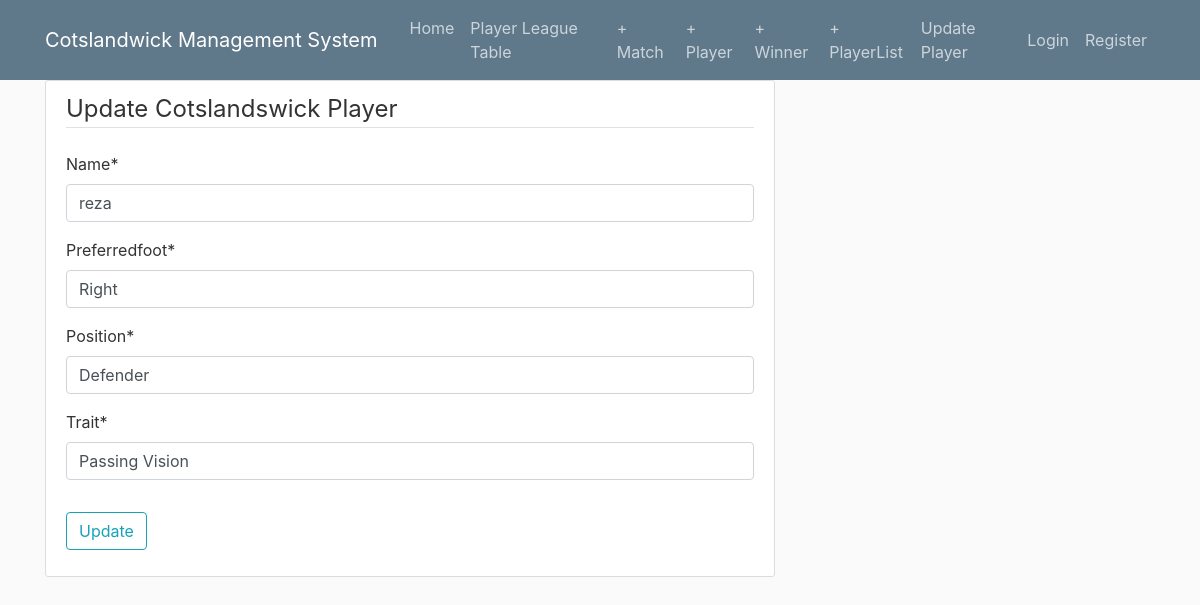
The app's page /players/95/edit/, older data.
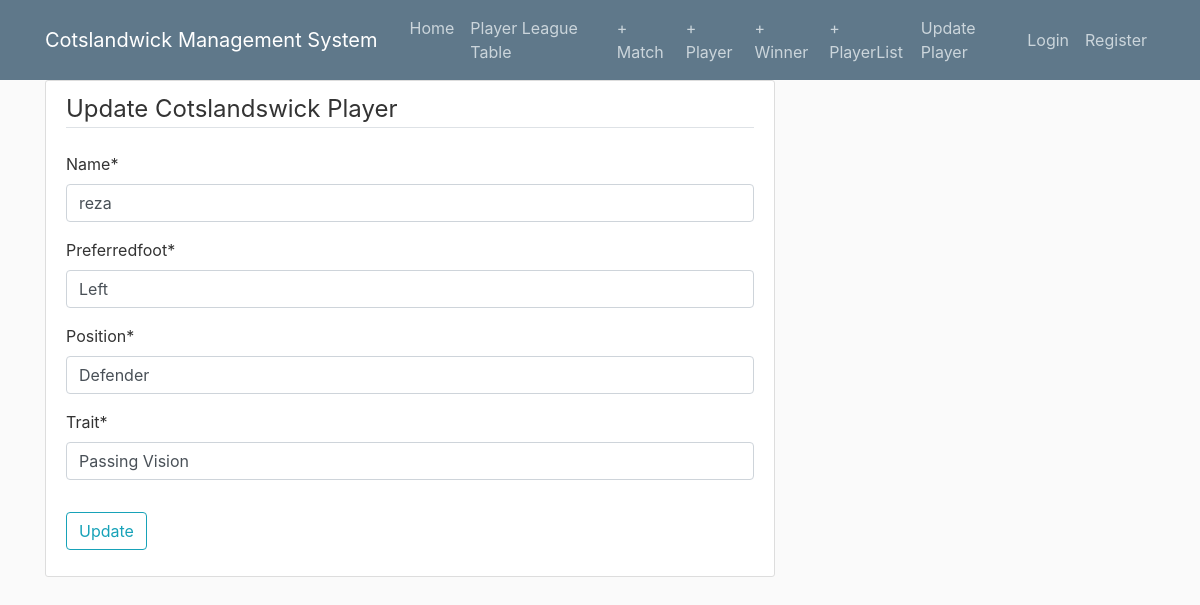
The same page, newer data.
### manager/models.py (models this page shows, shortened)
class Player(models.Model):
    name = models.CharField(max_length=50, unique=True)
    preferredfoot = models.CharField(max_length=50, default='Right')
    position = models.CharField(max_length=20, default='Defender')
    trait = models.CharField(max_length=50, default='Pays on time')
    points = models.IntegerField(default=0)
    goalsscored = models.IntegerField(default=0)
    assists = models.IntegerField(default=0)
    motmawards = models.IntegerField(default=0)
    fantasypoints = models.IntegerField(default=0)

### manager/views.py (the view)
# urls.py: path('players/<int:pk>/edit/', views.player_edit, name='manager-players_edit'),
def player_edit(request, pk):
    player = get_object_or_404(Player, pk=pk)
    if request.method == "POST":
        form = UpdatePlayerForm(request.POST, instance=player)
        if form.is_valid():
            player = form.save(commit=False)
            player.save()
            return redirect('manager-players_detail', pk=player.pk)
    else:
        form = UpdatePlayerForm(instance=player)
    return render(request, 'manager/update_player.html', {'form': form})

### manager/newplayerform.py
class UpdatePlayerForm(forms.ModelForm):
    class Meta:
        model = Player
        fields = ['name', 'preferredfoot', 'position', 'trait']

### manager/templates/manager/update_player.html (shortened to what this page needs)
{% extends "manager/base.html" %}
{% load crispy_forms_tags %}
{% block content %}
    <div class="content-section">
        <form method="POST">
            <fieldset class="form-group">
                <legend class="border-bottom mb-4">Update Cotslandswick Player</legend>
                {{ form|crispy }}
            </fieldset>
            <div class="form-group">
                <button class="btn btn-outline-info" type ="submit">Update</button>
            </div>
        </form>
    </div>
{% endblock content %}

Row changes from the older to the newer data that the page shows:
changed Player "reza": preferredfoot "Right" → "Left"
